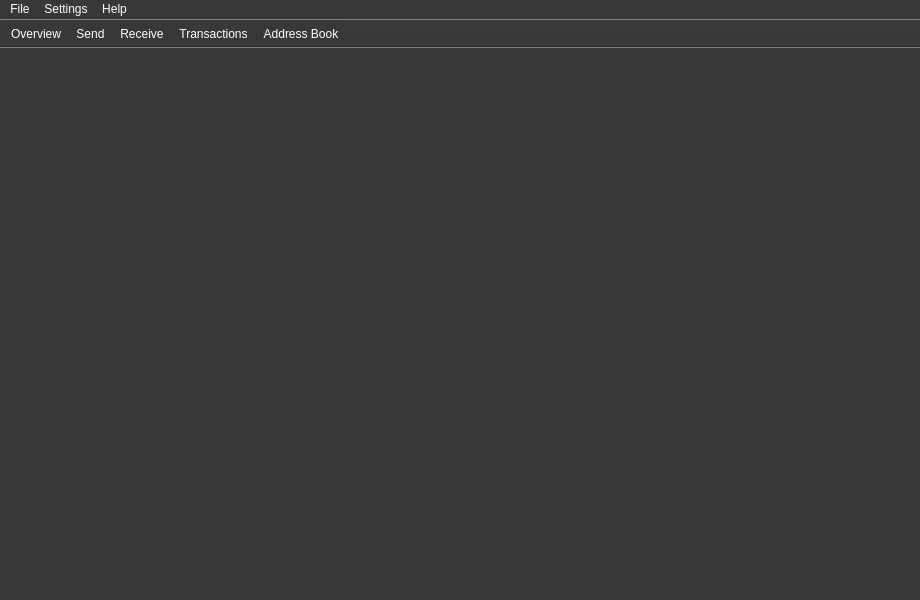
<?xml version="1.0" encoding="UTF-8"?>
<ui version="4.0">
 <class>MainWindow</class>
 <widget class="QMainWindow" name="MainWindow">
  <property name="geometry">
   <rect>
    <x>0</x>
    <y>0</y>
    <width>920</width>
    <height>600</height>
   </rect>
  </property>
  <property name="sizePolicy">
   <sizepolicy hsizetype="Preferred" vsizetype="Preferred">
    <horstretch>0</horstretch>
    <verstretch>0</verstretch>
   </sizepolicy>
  </property>
  <property name="minimumSize">
   <size>
    <width>0</width>
    <height>0</height>
   </size>
  </property>
  <property name="maximumSize">
   <size>
    <width>16777215</width>
    <height>16777215</height>
   </size>
  </property>
  <property name="windowTitle">
   <string>MainWindow</string>
  </property>
  <property name="windowIcon">
   <iconset resource="../../resources.qrc">
    <normaloff>:/images/cryptonote</normaloff>:/images/cryptonote</iconset>
  </property>
  <property name="styleSheet">
   <string notr="true">background-color: rgb(56, 56, 56);
color: rgb(255, 255, 255);</string>
  </property>
  <widget class="QWidget" name="centralwidget">
   <layout class="QHBoxLayout" name="horizontalLayout">
    <property name="spacing">
     <number>0</number>
    </property>
    <property name="leftMargin">
     <number>0</number>
    </property>
    <property name="topMargin">
     <number>0</number>
    </property>
    <property name="rightMargin">
     <number>0</number>
    </property>
    <property name="bottomMargin">
     <number>0</number>
    </property>
    <item>
     <widget class="WalletGui::OverviewFrame" name="m_overviewFrame">
      <property name="frameShape">
       <enum>QFrame::NoFrame</enum>
      </property>
      <property name="frameShadow">
       <enum>QFrame::Raised</enum>
      </property>
     </widget>
    </item>
    <item>
     <widget class="WalletGui::SendFrame" name="m_sendFrame">
      <property name="frameShape">
       <enum>QFrame::NoFrame</enum>
      </property>
      <property name="frameShadow">
       <enum>QFrame::Raised</enum>
      </property>
     </widget>
    </item>
    <item>
     <widget class="WalletGui::ReceiveFrame" name="m_receiveFrame">
      <property name="frameShape">
       <enum>QFrame::NoFrame</enum>
      </property>
      <property name="frameShadow">
       <enum>QFrame::Raised</enum>
      </property>
     </widget>
    </item>
    <item>
     <widget class="WalletGui::TransactionsFrame" name="m_transactionsFrame">
      <property name="frameShape">
       <enum>QFrame::NoFrame</enum>
      </property>
      <property name="frameShadow">
       <enum>QFrame::Raised</enum>
      </property>
     </widget>
    </item>
    <item>
     <widget class="WalletGui::AddressBookFrame" name="m_addressBookFrame">
      <property name="frameShape">
       <enum>QFrame::NoFrame</enum>
      </property>
      <property name="frameShadow">
       <enum>QFrame::Raised</enum>
      </property>
     </widget>
    </item>
   </layout>
  </widget>
  <widget class="QMenuBar" name="menubar">
   <property name="geometry">
    <rect>
     <x>0</x>
     <y>0</y>
     <width>920</width>
     <height>25</height>
    </rect>
   </property>
   <widget class="QMenu" name="menuFile">
    <property name="title">
     <string>File</string>
    </property>
    <addaction name="m_createWalletAction"/>
    <addaction name="m_openWalletAction"/>
    <addaction name="m_backupWalletAction"/>
    <addaction name="m_exitAction"/>
   </widget>
   <widget class="QMenu" name="menuSettings">
    <property name="title">
     <string>Settings</string>
    </property>
    <addaction name="m_encryptWalletAction"/>
    <addaction name="m_changePasswordAction"/>
    <addaction name="separator"/>
    <addaction name="m_startOnLoginAction"/>
    <addaction name="m_minimizeToTrayAction"/>
    <addaction name="m_closeToTrayAction"/>
   </widget>
   <widget class="QMenu" name="menuHelp">
    <property name="title">
     <string>Help</string>
    </property>
    <addaction name="m_aboutCryptonoteAction"/>
    <addaction name="m_aboutQtAction"/>
   </widget>
   <addaction name="menuFile"/>
   <addaction name="menuSettings"/>
   <addaction name="menuHelp"/>
  </widget>
  <widget class="QToolBar" name="toolBar">
   <property name="windowTitle">
    <string>toolBar</string>
   </property>
   <property name="movable">
    <bool>false</bool>
   </property>
   <property name="toolButtonStyle">
    <enum>Qt::ToolButtonTextBesideIcon</enum>
   </property>
   <attribute name="toolBarArea">
    <enum>TopToolBarArea</enum>
   </attribute>
   <attribute name="toolBarBreak">
    <bool>false</bool>
   </attribute>
   <addaction name="m_overviewAction"/>
   <addaction name="m_sendAction"/>
   <addaction name="m_receiveAction"/>
   <addaction name="m_transactionsAction"/>
   <addaction name="m_addressBookAction"/>
  </widget>
  <widget class="QStatusBar" name="statusBar"/>
  <action name="m_overviewAction">
   <property name="checkable">
    <bool>true</bool>
   </property>
   <property name="enabled">
    <bool>true</bool>
   </property>
   <property name="icon">
    <iconset resource="../../resources.qrc">
     <normaloff>:/icons/overview</normaloff>:/icons/overview</iconset>
   </property>
   <property name="text">
    <string>Overview</string>
   </property>
  </action>
  <action name="m_sendAction">
   <property name="checkable">
    <bool>true</bool>
   </property>
   <property name="enabled">
    <bool>true</bool>
   </property>
   <property name="icon">
    <iconset resource="../../resources.qrc">
     <normaloff>:/icons/send</normaloff>:/icons/send</iconset>
   </property>
   <property name="text">
    <string>Send</string>
   </property>
  </action>
  <action name="m_receiveAction">
   <property name="checkable">
    <bool>true</bool>
   </property>
   <property name="enabled">
    <bool>true</bool>
   </property>
   <property name="icon">
    <iconset resource="../../resources.qrc">
     <normaloff>:/icons/receive</normaloff>:/icons/receive</iconset>
   </property>
   <property name="text">
    <string>Receive</string>
   </property>
  </action>
  <action name="m_transactionsAction">
   <property name="checkable">
    <bool>true</bool>
   </property>
   <property name="enabled">
    <bool>true</bool>
   </property>
   <property name="icon">
    <iconset resource="../../resources.qrc">
     <normaloff>:/icons/transactions</normaloff>:/icons/transactions</iconset>
   </property>
   <property name="text">
    <string>Transactions</string>
   </property>
  </action>
  <action name="m_exitAction">
   <property name="enabled">
    <bool>true</bool>
   </property>
   <property name="text">
    <string>Exit</string>
   </property>
   <property name="shortcut">
    <string>Ctrl+Q</string>
   </property>
  </action>
  <action name="m_addressBookAction">
   <property name="checkable">
    <bool>true</bool>
   </property>
   <property name="enabled">
    <bool>true</bool>
   </property>
   <property name="icon">
    <iconset resource="../../resources.qrc">
     <normaloff>:/icons/address-book</normaloff>:/icons/address-book</iconset>
   </property>
   <property name="text">
    <string>Address Book</string>
   </property>
  </action>
  <action name="m_createWalletAction">
   <property name="enabled">
    <bool>true</bool>
   </property>
   <property name="text">
    <string>Create wallet</string>
   </property>
  </action>
  <action name="m_openWalletAction">
   <property name="enabled">
    <bool>true</bool>
   </property>
   <property name="text">
    <string>Open wallet</string>
   </property>
  </action>
  <action name="m_encryptWalletAction">
   <property name="enabled">
    <bool>true</bool>
   </property>
   <property name="text">
    <string>Encrypt wallet</string>
   </property>
  </action>
  <action name="m_changePasswordAction">
   <property name="enabled">
    <bool>true</bool>
   </property>
   <property name="text">
    <string>Change password</string>
   </property>
   <property name="toolTip">
    <string>Change password</string>
   </property>
  </action>
  <action name="m_aboutCryptonoteAction">
   <property name="enabled">
    <bool>true</bool>
   </property>
   <property name="text">
    <string>About</string>
   </property>
  </action>
  <action name="m_aboutQtAction">
   <property name="enabled">
    <bool>true</bool>
   </property>
   <property name="text">
    <string>About Qt</string>
   </property>
  </action>
  <action name="m_backupWalletAction">
   <property name="enabled">
    <bool>true</bool>
   </property>
   <property name="text">
    <string>Backup wallet</string>
   </property>
  </action>
  <action name="m_startOnLoginAction">
   <property name="checkable">
    <bool>true</bool>
   </property>
   <property name="text">
    <string>Start on system login</string>
   </property>
  </action>
  <action name="m_minimizeToTrayAction">
   <property name="checkable">
    <bool>true</bool>
   </property>
   <property name="text">
    <string>Minimize to tray</string>
   </property>
  </action>
  <action name="m_closeToTrayAction">
   <property name="checkable">
    <bool>true</bool>
   </property>
   <property name="text">
    <string>Close to tray</string>
   </property>
  </action>
 </widget>
 <customwidgets>
  <customwidget>
   <class>WalletGui::OverviewFrame</class>
   <extends>QFrame</extends>
   <header>gui/OverviewFrame.h</header>
   <container>1</container>
  </customwidget>
  <customwidget>
   <class>WalletGui::SendFrame</class>
   <extends>QFrame</extends>
   <header>gui/SendFrame.h</header>
   <container>1</container>
  </customwidget>
  <customwidget>
   <class>WalletGui::ReceiveFrame</class>
   <extends>QFrame</extends>
   <header>gui/ReceiveFrame.h</header>
   <container>1</container>
  </customwidget>
  <customwidget>
   <class>WalletGui::TransactionsFrame</class>
   <extends>QFrame</extends>
   <header>gui/TransactionsFrame.h</header>
   <container>1</container>
  </customwidget>
  <customwidget>
   <class>WalletGui::AddressBookFrame</class>
   <extends>QFrame</extends>
   <header>gui/AddressBookFrame.h</header>
   <container>1</container>
  </customwidget>
 </customwidgets>
 <resources>
  <include location="../../resources.qrc"/>
 </resources>
 <connections>
  <connection>
   <sender>m_overviewAction</sender>
   <signal>toggled(bool)</signal>
   <receiver>m_overviewFrame</receiver>
   <slot>setVisible(bool)</slot>
   <hints>
    <hint type="sourcelabel">
     <x>-1</x>
     <y>-1</y>
    </hint>
    <hint type="destinationlabel">
     <x>112</x>
     <y>333</y>
    </hint>
   </hints>
  </connection>
  <connection>
   <sender>m_sendAction</sender>
   <signal>toggled(bool)</signal>
   <receiver>m_sendFrame</receiver>
   <slot>setVisible(bool)</slot>
   <hints>
    <hint type="sourcelabel">
     <x>-1</x>
     <y>-1</y>
    </hint>
    <hint type="destinationlabel">
     <x>337</x>
     <y>333</y>
    </hint>
   </hints>
  </connection>
  <connection>
   <sender>m_receiveAction</sender>
   <signal>toggled(bool)</signal>
   <receiver>m_receiveFrame</receiver>
   <slot>setVisible(bool)</slot>
   <hints>
    <hint type="sourcelabel">
     <x>-1</x>
     <y>-1</y>
    </hint>
    <hint type="destinationlabel">
     <x>562</x>
     <y>333</y>
    </hint>
   </hints>
  </connection>
  <connection>
   <sender>m_transactionsAction</sender>
   <signal>toggled(bool)</signal>
   <receiver>m_transactionsFrame</receiver>
   <slot>setVisible(bool)</slot>
   <hints>
    <hint type="sourcelabel">
     <x>-1</x>
     <y>-1</y>
    </hint>
    <hint type="destinationlabel">
     <x>787</x>
     <y>333</y>
    </hint>
   </hints>
  </connection>
  <connection>
   <sender>m_addressBookAction</sender>
   <signal>toggled(bool)</signal>
   <receiver>m_addressBookFrame</receiver>
   <slot>setVisible(bool)</slot>
   <hints>
    <hint type="sourcelabel">
     <x>-1</x>
     <y>-1</y>
    </hint>
    <hint type="destinationlabel">
     <x>809</x>
     <y>320</y>
    </hint>
   </hints>
  </connection>
  <connection>
   <sender>m_createWalletAction</sender>
   <signal>triggered()</signal>
   <receiver>MainWindow</receiver>
   <slot>createWallet()</slot>
   <hints>
    <hint type="sourcelabel">
     <x>-1</x>
     <y>-1</y>
    </hint>
    <hint type="destinationlabel">
     <x>449</x>
     <y>299</y>
    </hint>
   </hints>
  </connection>
  <connection>
   <sender>m_openWalletAction</sender>
   <signal>triggered()</signal>
   <receiver>MainWindow</receiver>
   <slot>openWallet()</slot>
   <hints>
    <hint type="sourcelabel">
     <x>-1</x>
     <y>-1</y>
    </hint>
    <hint type="destinationlabel">
     <x>449</x>
     <y>299</y>
    </hint>
   </hints>
  </connection>
  <connection>
   <sender>m_encryptWalletAction</sender>
   <signal>triggered()</signal>
   <receiver>MainWindow</receiver>
   <slot>encryptWallet()</slot>
   <hints>
    <hint type="sourcelabel">
     <x>-1</x>
     <y>-1</y>
    </hint>
    <hint type="destinationlabel">
     <x>449</x>
     <y>299</y>
    </hint>
   </hints>
  </connection>
  <connection>
   <sender>m_changePasswordAction</sender>
   <signal>triggered()</signal>
   <receiver>MainWindow</receiver>
   <slot>encryptWallet()</slot>
   <hints>
    <hint type="sourcelabel">
     <x>-1</x>
     <y>-1</y>
    </hint>
    <hint type="destinationlabel">
     <x>449</x>
     <y>299</y>
    </hint>
   </hints>
  </connection>
  <connection>
   <sender>m_aboutQtAction</sender>
   <signal>triggered()</signal>
   <receiver>MainWindow</receiver>
   <slot>aboutQt()</slot>
   <hints>
    <hint type="sourcelabel">
     <x>-1</x>
     <y>-1</y>
    </hint>
    <hint type="destinationlabel">
     <x>449</x>
     <y>299</y>
    </hint>
   </hints>
  </connection>
  <connection>
   <sender>m_backupWalletAction</sender>
   <signal>triggered()</signal>
   <receiver>MainWindow</receiver>
   <slot>backupWallet()</slot>
   <hints>
    <hint type="sourcelabel">
     <x>-1</x>
     <y>-1</y>
    </hint>
    <hint type="destinationlabel">
     <x>449</x>
     <y>299</y>
    </hint>
   </hints>
  </connection>
  <connection>
   <sender>m_aboutCryptonoteAction</sender>
   <signal>triggered()</signal>
   <receiver>MainWindow</receiver>
   <slot>about()</slot>
   <hints>
    <hint type="sourcelabel">
     <x>-1</x>
     <y>-1</y>
    </hint>
    <hint type="destinationlabel">
     <x>459</x>
     <y>299</y>
    </hint>
   </hints>
  </connection>
  <connection>
   <sender>m_startOnLoginAction</sender>
   <signal>triggered(bool)</signal>
   <receiver>MainWindow</receiver>
   <slot>setStartOnLogin(bool)</slot>
   <hints>
    <hint type="sourcelabel">
     <x>-1</x>
     <y>-1</y>
    </hint>
    <hint type="destinationlabel">
     <x>459</x>
     <y>299</y>
    </hint>
   </hints>
  </connection>
  <connection>
   <sender>m_minimizeToTrayAction</sender>
   <signal>triggered(bool)</signal>
   <receiver>MainWindow</receiver>
   <slot>setMinimizeToTray(bool)</slot>
   <hints>
    <hint type="sourcelabel">
     <x>-1</x>
     <y>-1</y>
    </hint>
    <hint type="destinationlabel">
     <x>459</x>
     <y>299</y>
    </hint>
   </hints>
  </connection>
  <connection>
   <sender>m_closeToTrayAction</sender>
   <signal>triggered(bool)</signal>
   <receiver>MainWindow</receiver>
   <slot>setCloseToTray(bool)</slot>
   <hints>
    <hint type="sourcelabel">
     <x>-1</x>
     <y>-1</y>
    </hint>
    <hint type="destinationlabel">
     <x>459</x>
     <y>299</y>
    </hint>
   </hints>
  </connection>
 </connections>
 <slots>
  <slot>createWallet()</slot>
  <slot>openWallet()</slot>
  <slot>encryptWallet()</slot>
  <slot>aboutQt()</slot>
  <slot>backupWallet()</slot>
  <slot>about()</slot>
  <slot>setStartOnLogin(bool)</slot>
  <slot>setMinimizeToTray(bool)</slot>
  <slot>setCloseToTray(bool)</slot>
 </slots>
</ui>
